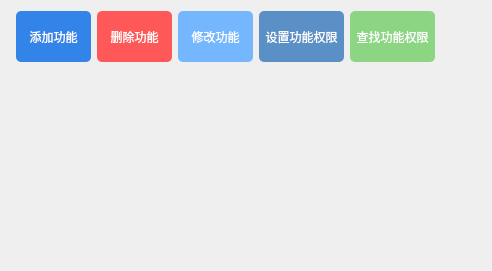
        <widget class="QWidget" name="functionPage">
         <layout class="QGridLayout" name="gridLayout_5">
          <item row="0" column="4">
           <widget class="QPushButton" name="editFunctionPermissionButton">
            <property name="sizePolicy">
             <sizepolicy hsizetype="Fixed" vsizetype="Fixed">
              <horstretch>0</horstretch>
              <verstretch>0</verstretch>
             </sizepolicy>
            </property>
            <property name="minimumSize">
             <size>
              <width>85</width>
              <height>51</height>
             </size>
            </property>
            <property name="maximumSize">
             <size>
              <width>85</width>
              <height>51</height>
             </size>
            </property>
            <property name="styleSheet">
             <string notr="true">QPushButton {
    background-color: #5a90c6; /* 设置背景颜色为蓝色 */
    color: white; /* 设置文字颜色为白色 */
	border: none; /* 取消按钮的边框 */
    border-radius: 5px; /* 按钮圆角 */
}
QPushButton:hover {
	background-color: #1a65d3; /* 悬停时背景颜色为深蓝色 */
	color: white; /* 悬停时文字颜色为白色 */
}</string>
            </property>
            <property name="text">
             <string>设置功能权限</string>
            </property>
           </widget>
          </item>
          <item row="0" column="6">
           <spacer name="horizontalSpacer_10">
            <property name="orientation">
             <enum>Qt::Orientation::Horizontal</enum>
            </property>
            <property name="sizeHint" stdset="0">
             <size>
              <width>40</width>
              <height>20</height>
             </size>
            </property>
           </spacer>
          </item>
          <item row="0" column="0">
           <spacer name="horizontalSpacer_9">
            <property name="orientation">
             <enum>Qt::Orientation::Horizontal</enum>
            </property>
            <property name="sizeType">
             <enum>QSizePolicy::Policy::Fixed</enum>
            </property>
            <property name="sizeHint" stdset="0">
             <size>
              <width>5</width>
              <height>20</height>
             </size>
            </property>
           </spacer>
          </item>
          <item row="2" column="1" colspan="6">
           <widget class="QTableView" name="functionTableView">
            <property name="styleSheet">
             <string notr="true">QTableView {
    background-color: transparent; /* 背景透明 */
    border: none; /* 取消外层边框 */
    gridline-color: transparent; /* 隐藏网格线 */
}

QTableView::item {
    border: none; /* 取消单元格边框 */
    padding: 0; /* 去除单元格内边距 */
}

QHeaderView::section {
    background-color: #a8a8a8; /* 表头背景颜色 */
    color: black; /* 表头文字颜色 */
    border: none; /* 取消表头边框 */
    font-weight: bold; /* 表头文字加粗 */
    font-size: 15px; /* 调整表头文字大小 */
}
</string>
            </property>
            <attribute name="verticalHeaderVisible">
             <bool>false</bool>
            </attribute>
           </widget>
          </item>
          <item row="0" column="1">
           <widget class="QPushButton" name="addFunctionButton">
            <property name="sizePolicy">
             <sizepolicy hsizetype="Fixed" vsizetype="Fixed">
              <horstretch>0</horstretch>
              <verstretch>0</verstretch>
             </sizepolicy>
            </property>
            <property name="minimumSize">
             <size>
              <width>75</width>
              <height>51</height>
             </size>
            </property>
            <property name="maximumSize">
             <size>
              <width>75</width>
              <height>51</height>
             </size>
            </property>
            <property name="styleSheet">
             <string notr="true">QPushButton {
    background-color:#3284e8; /* 设置背景颜色为蓝色 */
    color: white; /* 设置文字颜色为白色 */
	border: none; /* 取消按钮的边框 */
    border-radius: 5px; /* 按钮圆角 */
}
QPushButton:hover {
	background-color: #1a65d3; /* 悬停时背景颜色为深蓝色 */
	color: white; /* 悬停时文字颜色为白色 */
}</string>
            </property>
            <property name="text">
             <string>添加功能</string>
            </property>
           </widget>
          </item>
          <item row="0" column="3">
           <widget class="QPushButton" name="editFunctionButton">
            <property name="sizePolicy">
             <sizepolicy hsizetype="Fixed" vsizetype="Fixed">
              <horstretch>0</horstretch>
              <verstretch>0</verstretch>
             </sizepolicy>
            </property>
            <property name="minimumSize">
             <size>
              <width>75</width>
              <height>51</height>
             </size>
            </property>
            <property name="maximumSize">
             <size>
              <width>75</width>
              <height>51</height>
             </size>
            </property>
            <property name="styleSheet">
             <string notr="true">QPushButton {
    background-color: #74b7ff; /* 设置背景颜色为蓝色 */
    color: white; /* 设置文字颜色为白色 */
	border: none; /* 取消按钮的边框 */
    border-radius: 5px; /* 按钮圆角 */
}
QPushButton:hover {
	background-color: #1a65d3; /* 悬停时背景颜色为深蓝色 */
	color: white; /* 悬停时文字颜色为白色 */
}</string>
            </property>
            <property name="text">
             <string>修改功能</string>
            </property>
           </widget>
          </item>
          <item row="0" column="2">
           <widget class="QPushButton" name="deleteFunctionButton">
            <property name="sizePolicy">
             <sizepolicy hsizetype="Fixed" vsizetype="Fixed">
              <horstretch>0</horstretch>
              <verstretch>0</verstretch>
             </sizepolicy>
            </property>
            <property name="minimumSize">
             <size>
              <width>75</width>
              <height>51</height>
             </size>
            </property>
            <property name="maximumSize">
             <size>
              <width>75</width>
              <height>51</height>
             </size>
            </property>
            <property name="styleSheet">
             <string notr="true">QPushButton{
    background-color: #ff5858; /* 设置背景颜色为红色 */
	color: white;
    border-radius: 5px; /* 按钮圆角（可选） */
}
QPushButton:hover {
	background-color:#df4d4d; /* 悬停时背景颜色为深红色 */
	color: white; /* 悬停时文字颜色为白色 */
}</string>
            </property>
            <property name="text">
             <string>删除功能</string>
            </property>
           </widget>
          </item>
          <item row="0" column="5">
           <widget class="QPushButton" name="searchFunctionPermissionButton">
            <property name="sizePolicy">
             <sizepolicy hsizetype="Expanding" vsizetype="Fixed">
              <horstretch>0</horstretch>
              <verstretch>0</verstretch>
             </sizepolicy>
            </property>
            <property name="minimumSize">
             <size>
              <width>85</width>
              <height>51</height>
             </size>
            </property>
            <property name="maximumSize">
             <size>
              <width>85</width>
              <height>51</height>
             </size>
            </property>
            <property name="styleSheet">
             <string notr="true">QPushButton {
    background-color:#8bd583; /* 设置背景颜色为蓝色 */
    color: white; /* 设置文字颜色为白色 */
	border: none; /* 取消按钮的边框 */
    border-radius: 5px; /* 按钮圆角 */
}
QPushButton:hover {
	background-color: #71ad6b; /* 悬停时背景颜色为深绿色 */
	color: white; /* 悬停时文字颜色为白色 */
}</string>
            </property>
            <property name="text">
             <string>查找功能权限</string>
            </property>
           </widget>
          </item>
         </layout>
        </widget>
